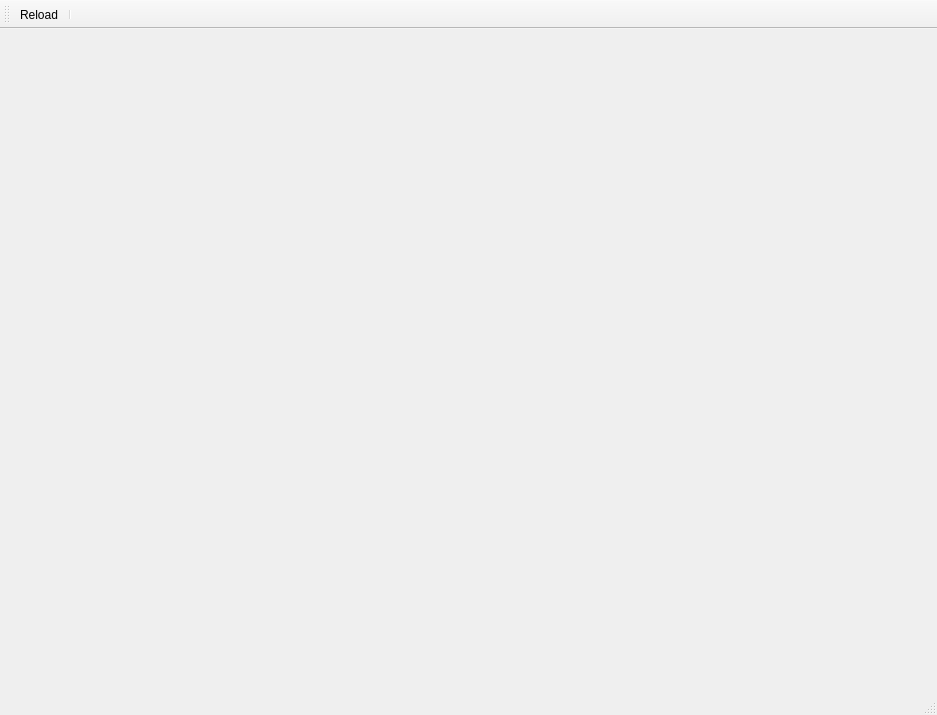
<?xml version="1.0" encoding="UTF-8"?>
<ui version="4.0">
 <class>MainWindow</class>
 <widget class="QMainWindow" name="MainWindow">
  <property name="geometry">
   <rect>
    <x>0</x>
    <y>0</y>
    <width>937</width>
    <height>715</height>
   </rect>
  </property>
  <property name="sizePolicy">
   <sizepolicy hsizetype="Expanding" vsizetype="Expanding">
    <horstretch>0</horstretch>
    <verstretch>0</verstretch>
   </sizepolicy>
  </property>
  <property name="windowTitle">
   <string>MainWindow</string>
  </property>
  <widget class="QWidget" name="centralwidget">
   <property name="enabled">
    <bool>true</bool>
   </property>
   <property name="sizePolicy">
    <sizepolicy hsizetype="Maximum" vsizetype="Maximum">
     <horstretch>0</horstretch>
     <verstretch>0</verstretch>
    </sizepolicy>
   </property>
   <layout class="QVBoxLayout" name="verticalLayout_2">
    <item>
     <widget class="KPageView" name="kpageview">
      <property name="sizePolicy">
       <sizepolicy hsizetype="Expanding" vsizetype="Expanding">
        <horstretch>0</horstretch>
        <verstretch>0</verstretch>
       </sizepolicy>
      </property>
      <property name="faceType">
       <enum>KPageView::List</enum>
      </property>
     </widget>
    </item>
   </layout>
  </widget>
  <widget class="QStatusBar" name="statusbar"/>
  <widget class="QToolBar" name="toolPrincipal">
   <property name="windowTitle">
    <string>toolBar</string>
   </property>
   <property name="iconSize">
    <size>
     <width>32</width>
     <height>32</height>
    </size>
   </property>
   <attribute name="toolBarArea">
    <enum>TopToolBarArea</enum>
   </attribute>
   <attribute name="toolBarBreak">
    <bool>false</bool>
   </attribute>
   <addaction name="actionReload"/>
   <addaction name="separator"/>
  </widget>
  <action name="actionReload">
   <property name="icon">
    <iconset theme="view-refresh">
     <normaloff/>
    </iconset>
   </property>
   <property name="text">
    <string>Reload</string>
   </property>
   <property name="toolTip">
    <string>Reload</string>
   </property>
  </action>
 </widget>
 <customwidgets>
  <customwidget>
   <class>KPageView</class>
   <extends>QWidget</extends>
   <header>kpageview.h</header>
  </customwidget>
 </customwidgets>
 <resources/>
 <connections/>
</ui>
